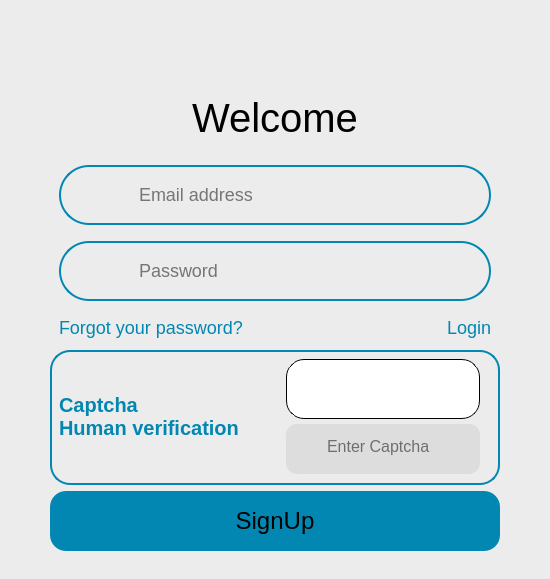
    <widget class="QGroupBox" name="Signup">
     <property name="sizePolicy">
      <sizepolicy hsizetype="Preferred" vsizetype="Preferred">
       <horstretch>0</horstretch>
       <verstretch>0</verstretch>
      </sizepolicy>
     </property>
     <property name="minimumSize">
      <size>
       <width>410</width>
       <height>400</height>
      </size>
     </property>
     <property name="maximumSize">
      <size>
       <width>550</width>
       <height>700</height>
      </size>
     </property>
     <property name="styleSheet">
      <string notr="true">background-color: rgb(236, 236, 236);
border-radius: 40px;</string>
     </property>
     <layout class="QVBoxLayout" name="verticalLayout_8">
      <property name="spacing">
       <number>6</number>
      </property>
      <property name="leftMargin">
       <number>50</number>
      </property>
      <property name="topMargin">
       <number>0</number>
      </property>
      <property name="rightMargin">
       <number>50</number>
      </property>
      <property name="bottomMargin">
       <number>28</number>
      </property>
      <item>
       <widget class="QWidget" name="Welcome_2" native="true">
        <layout class="QVBoxLayout" name="verticalLayout_9">
         <item alignment="Qt::AlignHCenter">
          <widget class="QLabel" name="Logo_2">
           <property name="sizePolicy">
            <sizepolicy hsizetype="Fixed" vsizetype="Fixed">
             <horstretch>0</horstretch>
             <verstretch>0</verstretch>
            </sizepolicy>
           </property>
           <property name="minimumSize">
            <size>
             <width>80</width>
             <height>80</height>
            </size>
           </property>
           <property name="maximumSize">
            <size>
             <width>80</width>
             <height>80</height>
            </size>
           </property>
           <property name="text">
            <string/>
           </property>
           <property name="pixmap">
            <pixmap resource="Resources.qrc">:/new/prefix1/ui/Assets/LogoIcon.png</pixmap>
           </property>
           <property name="scaledContents">
            <bool>true</bool>
           </property>
           <property name="alignment">
            <set>Qt::AlignHCenter|Qt::AlignTop</set>
           </property>
          </widget>
         </item>
         <item alignment="Qt::AlignHCenter|Qt::AlignVCenter">
          <widget class="QLabel" name="WelcomeText_2">
           <property name="styleSheet">
            <string notr="true">color: #000000;
background-color: rgba(0,0,0,0);
font-size: 40px;</string>
           </property>
           <property name="text">
            <string>Welcome</string>
           </property>
           <property name="alignment">
            <set>Qt::AlignHCenter|Qt::AlignTop</set>
           </property>
           <property name="Type" stdset="0">
            <string>H1</string>
           </property>
          </widget>
         </item>
        </layout>
       </widget>
      </item>
      <item alignment="Qt::AlignHCenter|Qt::AlignTop">
       <widget class="QWidget" name="Input_2" native="true">
        <property name="maximumSize">
         <size>
          <width>16777215</width>
          <height>192</height>
         </size>
        </property>
        <layout class="QVBoxLayout" name="verticalLayout_10">
         <property name="spacing">
          <number>16</number>
         </property>
         <property name="bottomMargin">
          <number>6</number>
         </property>
         <item>
          <widget class="QWidget" name="Email_2" native="true">
           <property name="sizePolicy">
            <sizepolicy hsizetype="Expanding" vsizetype="Fixed">
             <horstretch>0</horstretch>
             <verstretch>0</verstretch>
            </sizepolicy>
           </property>
           <property name="minimumSize">
            <size>
             <width>0</width>
             <height>60</height>
            </size>
           </property>
           <property name="maximumSize">
            <size>
             <width>16777215</width>
             <height>60</height>
            </size>
           </property>
           <property name="sizeIncrement">
            <size>
             <width>1</width>
             <height>0</height>
            </size>
           </property>
           <property name="styleSheet">
            <string notr="true">QWidget{
text-align: left;
text-vertical-align: center;
color: #000000;
font-size: 24px;
border: 2px solid #0187B1;
border-radius: 30px;
}</string>
           </property>
           <layout class="QHBoxLayout" name="horizontalLayout_4">
            <property name="spacing">
             <number>26</number>
            </property>
            <property name="sizeConstraint">
             <enum>QLayout::SetDefaultConstraint</enum>
            </property>
            <property name="leftMargin">
             <number>20</number>
            </property>
            <property name="topMargin">
             <number>0</number>
            </property>
            <property name="rightMargin">
             <number>90</number>
            </property>
            <property name="bottomMargin">
             <number>0</number>
            </property>
            <item>
             <widget class="QLabel" name="EmailIcon_2">
              <property name="sizePolicy">
               <sizepolicy hsizetype="Fixed" vsizetype="Fixed">
                <horstretch>0</horstretch>
                <verstretch>0</verstretch>
               </sizepolicy>
              </property>
              <property name="minimumSize">
               <size>
                <width>30</width>
                <height>30</height>
               </size>
              </property>
              <property name="maximumSize">
               <size>
                <width>30</width>
                <height>30</height>
               </size>
              </property>
              <property name="baseSize">
               <size>
                <width>30</width>
                <height>30</height>
               </size>
              </property>
              <property name="styleSheet">
               <string notr="true">QLabel{
border: none;
}</string>
              </property>
              <property name="lineWidth">
               <number>1</number>
              </property>
              <property name="text">
               <string/>
              </property>
              <property name="pixmap">
               <pixmap resource="Resources.qrc">:/new/prefix1/ui/Assets/EmailIcon.png</pixmap>
              </property>
              <property name="scaledContents">
               <bool>true</bool>
              </property>
              <property name="alignment">
               <set>Qt::AlignCenter</set>
              </property>
              <property name="margin">
               <number>0</number>
              </property>
              <property name="indent">
               <number>0</number>
              </property>
             </widget>
            </item>
            <item>
             <widget class="QTextEdit" name="EmailEdit_2">
              <property name="sizePolicy">
               <sizepolicy hsizetype="Expanding" vsizetype="Expanding">
                <horstretch>0</horstretch>
                <verstretch>0</verstretch>
               </sizepolicy>
              </property>
              <property name="cursor" stdset="0">
               <cursorShape>IBeamCursor</cursorShape>
              </property>
              <property name="toolTipDuration">
               <number>0</number>
              </property>
              <property name="layoutDirection">
               <enum>Qt::LeftToRight</enum>
              </property>
              <property name="styleSheet">
               <string notr="true">QTextEdit{
padding-top: 15px;
color: #000000;
border: none;
background-color: rgba(0,0,0,0);
font-weight: semi-bold;
font-size: 18px;
}</string>
              </property>
              <property name="frameShape">
               <enum>QFrame::NoFrame</enum>
              </property>
              <property name="frameShadow">
               <enum>QFrame::Plain</enum>
              </property>
              <property name="verticalScrollBarPolicy">
               <enum>Qt::ScrollBarAlwaysOff</enum>
              </property>
              <property name="horizontalScrollBarPolicy">
               <enum>Qt::ScrollBarAlwaysOff</enum>
              </property>
              <property name="sizeAdjustPolicy">
               <enum>QAbstractScrollArea::AdjustIgnored</enum>
              </property>
              <property name="lineWrapMode">
               <enum>QTextEdit::NoWrap</enum>
              </property>
              <property name="overwriteMode">
               <bool>false</bool>
              </property>
              <property name="placeholderText">
               <string>Email address</string>
              </property>
              <property name="Type" stdset="0">
               <string/>
              </property>
             </widget>
            </item>
           </layout>
          </widget>
         </item>
         <item>
          <widget class="QWidget" name="Password_2" native="true">
           <property name="sizePolicy">
            <sizepolicy hsizetype="Expanding" vsizetype="Fixed">
             <horstretch>0</horstretch>
             <verstretch>0</verstretch>
            </sizepolicy>
           </property>
           <property name="minimumSize">
            <size>
             <width>0</width>
             <height>60</height>
            </size>
           </property>
           <property name="maximumSize">
            <size>
             <width>16777215</width>
             <height>60</height>
            </size>
           </property>
           <property name="sizeIncrement">
            <size>
             <width>1</width>
             <height>0</height>
            </size>
           </property>
           <property name="styleSheet">
            <string notr="true">QWidget{
text-align: left;
text-vertical-align: center;
color: #000000;
font-size: 24px;
border: 2px solid #0187B1;
border-radius: 30px;
}</string>
           </property>
           <layout class="QHBoxLayout" name="horizontalLayout_8">
            <property name="spacing">
             <number>26</number>
            </property>
            <property name="sizeConstraint">
             <enum>QLayout::SetDefaultConstraint</enum>
            </property>
            <property name="leftMargin">
             <number>20</number>
            </property>
            <property name="topMargin">
             <number>0</number>
            </property>
            <property name="rightMargin">
             <number>20</number>
            </property>
            <property name="bottomMargin">
             <number>0</number>
            </property>
            <item>
             <widget class="QLabel" name="LockIcon_2">
              <property name="sizePolicy">
               <sizepolicy hsizetype="Fixed" vsizetype="Fixed">
                <horstretch>0</horstretch>
                <verstretch>0</verstretch>
               </sizepolicy>
              </property>
              <property name="minimumSize">
               <size>
                <width>30</width>
                <height>30</height>
               </size>
              </property>
              <property name="maximumSize">
               <size>
                <width>30</width>
                <height>30</height>
               </size>
              </property>
              <property name="baseSize">
               <size>
                <width>30</width>
                <height>30</height>
               </size>
              </property>
              <property name="styleSheet">
               <string notr="true">QLabel{
border: none;
}</string>
              </property>
              <property name="lineWidth">
               <number>1</number>
              </property>
              <property name="text">
               <string/>
              </property>
              <property name="pixmap">
               <pixmap resource="Resources.qrc">:/new/prefix1/ui/Assets/LockIcon.png</pixmap>
              </property>
              <property name="scaledContents">
               <bool>true</bool>
              </property>
              <property name="alignment">
               <set>Qt::AlignCenter</set>
              </property>
             </widget>
            </item>
            <item>
             <widget class="QTextEdit" name="PasswordEdit_2">
              <property name="sizePolicy">
               <sizepolicy hsizetype="Expanding" vsizetype="Expanding">
                <horstretch>0</horstretch>
                <verstretch>0</verstretch>
               </sizepolicy>
              </property>
              <property name="cursor" stdset="0">
               <cursorShape>IBeamCursor</cursorShape>
              </property>
              <property name="toolTipDuration">
               <number>0</number>
              </property>
              <property name="layoutDirection">
               <enum>Qt::LeftToRight</enum>
              </property>
              <property name="styleSheet">
               <string notr="true">QTextEdit{
padding-top: 15px;
color: #000000;
border: none;
background-color: rgba(0,0,0,0);
font-weight: semi-bold;
font-size: 18px;
}</string>
              </property>
              <property name="frameShape">
               <enum>QFrame::NoFrame</enum>
              </property>
              <property name="frameShadow">
               <enum>QFrame::Plain</enum>
              </property>
              <property name="verticalScrollBarPolicy">
               <enum>Qt::ScrollBarAlwaysOff</enum>
              </property>
              <property name="horizontalScrollBarPolicy">
               <enum>Qt::ScrollBarAlwaysOff</enum>
              </property>
              <property name="sizeAdjustPolicy">
               <enum>QAbstractScrollArea::AdjustIgnored</enum>
              </property>
              <property name="lineWrapMode">
               <enum>QTextEdit::NoWrap</enum>
              </property>
              <property name="overwriteMode">
               <bool>false</bool>
              </property>
              <property name="placeholderText">
               <string>Password</string>
              </property>
              <property name="Type" stdset="0">
               <string/>
              </property>
             </widget>
            </item>
            <item>
             <widget class="QPushButton" name="VisibilityButton_2">
              <property name="cursor">
               <cursorShape>PointingHandCursor</cursorShape>
              </property>
              <property name="styleSheet">
               <string notr="true">background-color: none;
border: none;
padding: 0;</string>
              </property>
              <property name="text">
               <string/>
              </property>
              <property name="icon">
               <iconset resource="Resources.qrc">
                <normaloff>:/new/prefix1/ui/Assets/EyeClosed_light.png</normaloff>
                <normalon>ui/Assets/EyeOpen_light.png</normalon>:/new/prefix1/ui/Assets/EyeClosed_light.png</iconset>
              </property>
              <property name="iconSize">
               <size>
                <width>30</width>
                <height>30</height>
               </size>
              </property>
             </widget>
            </item>
           </layout>
          </widget>
         </item>
         <item>
          <layout class="QHBoxLayout" name="horizontalLayout_5">
           <item>
            <widget class="QPushButton" name="ForgotPassword_2">
             <property name="cursor">
              <cursorShape>PointingHandCursor</cursorShape>
             </property>
             <property name="styleSheet">
              <string notr="true">QPushButton{
color: #0187B1;
text-decoration: none;
font-weight: medium;
font-family: &quot;Inter&quot; ,sans-serif;
font-size: 18px;
text-align: left;
}</string>
             </property>
             <property name="text">
              <string>Forgot your password?</string>
             </property>
             <property name="iconSize">
              <size>
               <width>20</width>
               <height>20</height>
              </size>
             </property>
             <property name="Type" stdset="0">
              <string>Link</string>
             </property>
            </widget>
           </item>
           <item alignment="Qt::AlignVCenter">
            <widget class="QPushButton" name="LoginSwitch">
             <property name="cursor">
              <cursorShape>PointingHandCursor</cursorShape>
             </property>
             <property name="styleSheet">
              <string notr="true">QPushButton{
color: #0187B1;
text-decoration: none;
font-weight: medium;
font-family: &quot;Inter&quot; ,sans-serif;
font-size: 18px;
text-align: right;
}</string>
             </property>
             <property name="text">
              <string>Login</string>
             </property>
            </widget>
           </item>
          </layout>
         </item>
        </layout>
       </widget>
      </item>
      <item alignment="Qt::AlignTop">
       <widget class="QWidget" name="Captcha" native="true">
        <property name="styleSheet">
         <string notr="true">border-radius: 20px;
border: 2px solid #0187B1;</string>
        </property>
        <layout class="QHBoxLayout" name="horizontalLayout_9">
         <property name="spacing">
          <number>0</number>
         </property>
         <property name="bottomMargin">
          <number>11</number>
         </property>
         <item>
          <widget class="QLabel" name="label_11">
           <property name="styleSheet">
            <string notr="true">QLabel{
color: #0187B1;
font-weight: bold;
font-family: &quot;Inter&quot; ,sans-serif;
font-size: 20px;
line-height: 50px;
border: none;
}</string>
           </property>
           <property name="text">
            <string>Captcha
Human verification</string>
           </property>
           <property name="wordWrap">
            <bool>true</bool>
           </property>
          </widget>
         </item>
         <item>
          <widget class="QWidget" name="CodeInput" native="true">
           <property name="styleSheet">
            <string notr="true">border: none;</string>
           </property>
           <layout class="QVBoxLayout" name="verticalLayout_11">
            <property name="spacing">
             <number>5</number>
            </property>
            <property name="leftMargin">
             <number>11</number>
            </property>
            <property name="topMargin">
             <number>0</number>
            </property>
            <property name="rightMargin">
             <number>11</number>
            </property>
            <property name="bottomMargin">
             <number>0</number>
            </property>
            <item>
             <widget class="QWidget" name="CaptchaBox" native="true">
              <property name="sizePolicy">
               <sizepolicy hsizetype="Preferred" vsizetype="Fixed">
                <horstretch>0</horstretch>
                <verstretch>0</verstretch>
               </sizepolicy>
              </property>
              <property name="minimumSize">
               <size>
                <width>0</width>
                <height>60</height>
               </size>
              </property>
              <property name="maximumSize">
               <size>
                <width>210</width>
                <height>60</height>
               </size>
              </property>
              <property name="cursor">
               <cursorShape>PointingHandCursor</cursorShape>
              </property>
              <property name="styleSheet">
               <string notr="true">QWidget{
border: 1px solid #000000;
border-radius: 18px;
background-color: #FFFFFF;
}</string>
              </property>
              <layout class="QVBoxLayout" name="verticalLayout_12">
               <property name="bottomMargin">
                <number>11</number>
               </property>
               <item alignment="Qt::AlignHCenter|Qt::AlignVCenter">
                <widget class="QLabel" name="CaptchaImage">
                 <property name="minimumSize">
                  <size>
                   <width>120</width>
                   <height>30</height>
                  </size>
                 </property>
                 <property name="maximumSize">
                  <size>
                   <width>120</width>
                   <height>16777215</height>
                  </size>
                 </property>
                 <property name="styleSheet">
                  <string notr="true">QLabel{
border: none
}</string>
                 </property>
                 <property name="text">
                  <string/>
                 </property>
                 <property name="pixmap">
                  <pixmap resource="Resources.qrc">:/new/prefix1/ui/Assets/Captcha.jpg</pixmap>
                 </property>
                 <property name="scaledContents">
                  <bool>true</bool>
                 </property>
                </widget>
               </item>
              </layout>
             </widget>
            </item>
            <item>
             <widget class="QGroupBox" name="CodeBox">
              <property name="sizePolicy">
               <sizepolicy hsizetype="Fixed" vsizetype="Fixed">
                <horstretch>0</horstretch>
                <verstretch>0</verstretch>
               </sizepolicy>
              </property>
              <property name="minimumSize">
               <size>
                <width>0</width>
                <height>50</height>
               </size>
              </property>
              <property name="maximumSize">
               <size>
                <width>210</width>
                <height>50</height>
               </size>
              </property>
              <property name="sizeIncrement">
               <size>
                <width>0</width>
                <height>60</height>
               </size>
              </property>
              <property name="styleSheet">
               <string notr="true">QWidget{
background-color: #DDDDDD;
border-radius: 11px;
font-family: &quot;Inter&quot;, sans-serif;
font-size: 16px;
text-align: center;
}</string>
              </property>
              <property name="alignment">
               <set>Qt::AlignCenter</set>
              </property>
              <layout class="QVBoxLayout" name="verticalLayout_13">
               <item alignment="Qt::AlignHCenter|Qt::AlignVCenter">
                <widget class="QTextEdit" name="CodeEdit">
                 <property name="sizePolicy">
                  <sizepolicy hsizetype="Fixed" vsizetype="Fixed">
                   <horstretch>0</horstretch>
                   <verstretch>0</verstretch>
                  </sizepolicy>
                 </property>
                 <property name="minimumSize">
                  <size>
                   <width>120</width>
                   <height>0</height>
                  </size>
                 </property>
                 <property name="maximumSize">
                  <size>
                   <width>120</width>
                   <height>16777215</height>
                  </size>
                 </property>
                 <property name="cursor" stdset="0">
                  <cursorShape>IBeamCursor</cursorShape>
                 </property>
                 <property name="styleSheet">
                  <string notr="true"/>
                 </property>
                 <property name="verticalScrollBarPolicy">
                  <enum>Qt::ScrollBarAlwaysOff</enum>
                 </property>
                 <property name="horizontalScrollBarPolicy">
                  <enum>Qt::ScrollBarAlwaysOff</enum>
                 </property>
                 <property name="lineWrapMode">
                  <enum>QTextEdit::NoWrap</enum>
                 </property>
                 <property name="html">
                  <string>&lt;!DOCTYPE HTML PUBLIC &quot;-//W3C//DTD HTML 4.0//EN&quot; &quot;http://www.w3.org/TR/REC-html40/strict.dtd&quot;&gt;
&lt;html&gt;&lt;head&gt;&lt;meta name=&quot;qrichtext&quot; content=&quot;1&quot; /&gt;&lt;meta charset=&quot;utf-8&quot; /&gt;&lt;style type=&quot;text/css&quot;&gt;
p, li { white-space: pre-wrap; }
hr { height: 1px; border-width: 0; }
li.unchecked::marker { content: &quot;\2610&quot;; }
li.checked::marker { content: &quot;\2612&quot;; }
&lt;/style&gt;&lt;/head&gt;&lt;body style=&quot; font-family:'Inter','sans-serif'; font-size:16px; font-weight:400; font-style:normal;&quot;&gt;
&lt;p style=&quot;-qt-paragraph-type:empty; margin-top:0px; margin-bottom:0px; margin-left:0px; margin-right:0px; -qt-block-indent:0; text-indent:0px; font-size:18px;&quot;&gt;&lt;br /&gt;&lt;/p&gt;&lt;/body&gt;&lt;/html&gt;</string>
                 </property>
                 <property name="placeholderText">
                  <string>Enter Captcha</string>
                 </property>
                </widget>
               </item>
              </layout>
             </widget>
            </item>
           </layout>
          </widget>
         </item>
        </layout>
       </widget>
      </item>
      <item>
       <widget class="QPushButton" name="SignupButton">
        <property name="enabled">
         <bool>true</bool>
        </property>
        <property name="minimumSize">
         <size>
          <width>0</width>
          <height>60</height>
         </size>
        </property>
        <property name="maximumSize">
         <size>
          <width>16777215</width>
          <height>60</height>
         </size>
        </property>
        <property name="cursor">
         <cursorShape>PointingHandCursor</cursorShape>
        </property>
        <property name="styleSheet">
         <string notr="true">QPushButton{
background-color: #0187B1;
border-radius: 16px;
font-size: 24px;
}
QPushButton::pressed{
background-color: #00769B;

}</string>
        </property>
        <property name="text">
         <string>SignUp</string>
        </property>
       </widget>
      </item>
     </layout>
    </widget>
